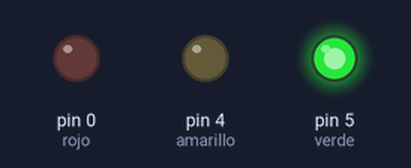
Simulated run of this sketch. Board: Arduino Uno, built with avr-gcc and run on an emulated ATmega328P. Parts: output pins drawn as LEDs (lit = HIGH).

Above: at 1.7 s.
At 3.7 s:
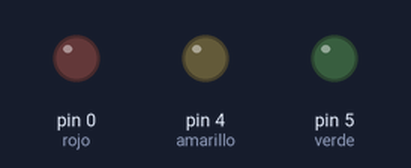
At 6.7 s:
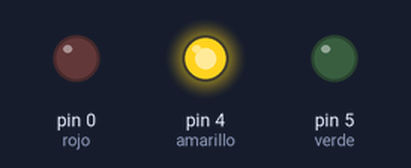
At 9.2 s:
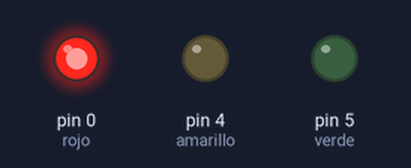
Timing chart, 0 to 14.3 s (numbered marks = the images above):
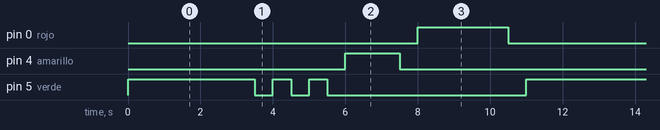

Measured:
- by itself, pin 0 (rojo): alternates HIGH for 2.5 s and LOW for 8.5 s
- by itself, pin 4 (amarillo): alternates HIGH for 1.5 s and LOW for 9.5 s
- by itself, pin 5 (verde): repeats every 11.0 s: 2 × (LOW 0.50 s, HIGH 0.50 s), LOW 5.5 s, HIGH 3.5 s

The sketch:

Practica_4_Semaforo.ino
```cpp
  // put your setup code here, to run once:
  int verde=5;     //definimos el valor del pin para el led rojo
  int amarillo=4;  //definimos el valor del pin para el led amarillo
  int rojo=0;      //definimos el valor del pin para el led verde

 void cverde(){
  digitalWrite(verde, HIGH);
  delay(3500);
  digitalWrite(verde, LOW);
  delay(500);
  for(int i=0; i<=1;i++)
  {
  digitalWrite(verde, HIGH);
  delay(500);
  digitalWrite(verde, LOW);
  delay(500);
  }
  }

  void camarillo(){
  digitalWrite(amarillo, HIGH);
  delay(1500);
  digitalWrite(amarillo, LOW);
  delay(500);
  /*for(int i=0; i<=2;i++)
  {
  digitalWrite(amarillo, HIGH);
  delay(500);
  digitalWrite(amarillo, LOW);
  delay(500);
  }*/
  }
  void crojo(){
  digitalWrite(rojo, HIGH);
  delay(2500);
  digitalWrite(rojo, LOW);
  delay(500);
  }
  void setup() {

  pinMode(verde,OUTPUT);
  pinMode(amarillo,OUTPUT);
  pinMode(rojo,OUTPUT);
}

void loop() {
  // put your main code here, to run repeatedly:
  cverde();
  camarillo();
  crojo();


}
```
